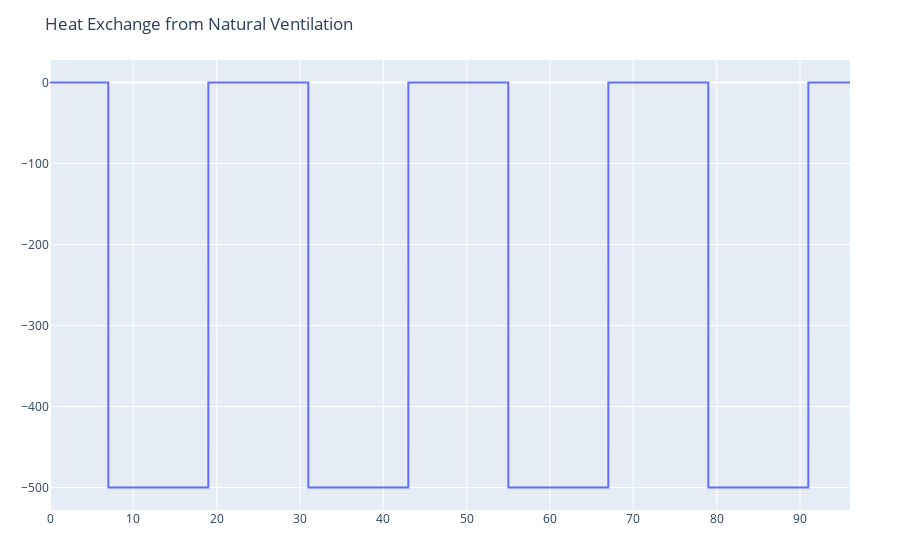

The notebook cell saved with this chart:
### Code cell
PlotlyJS.plot(t/3600, E_v',label="E_v", Layout(;title="Heat Exchange from Natural Ventilation", config=PlotConfig(scrollZoom=false)))

### Figure 1 — Plotly figure (JSON) as saved in the notebook; plotly's stock layout.template omitted (floating-point values rounded to 4 significant figures; data arrays with more than 128 entries replaced by an {"elided": "..."} marker saying what was removed)
{"data": [{"label": "E_v", "type": "scatter", "x": {"elided": "23041 float values"}, "y": {"elided": "23041 int values"}}], "layout": {"config": {"editable": false, "responsive": true, "scrollZoom": false, "showLink": false, "staticPlot": false}, "margin": {"b": 50, "l": 50, "r": 50, "t": 60}, "title": "Heat Exchange from Natural Ventilation"}}
